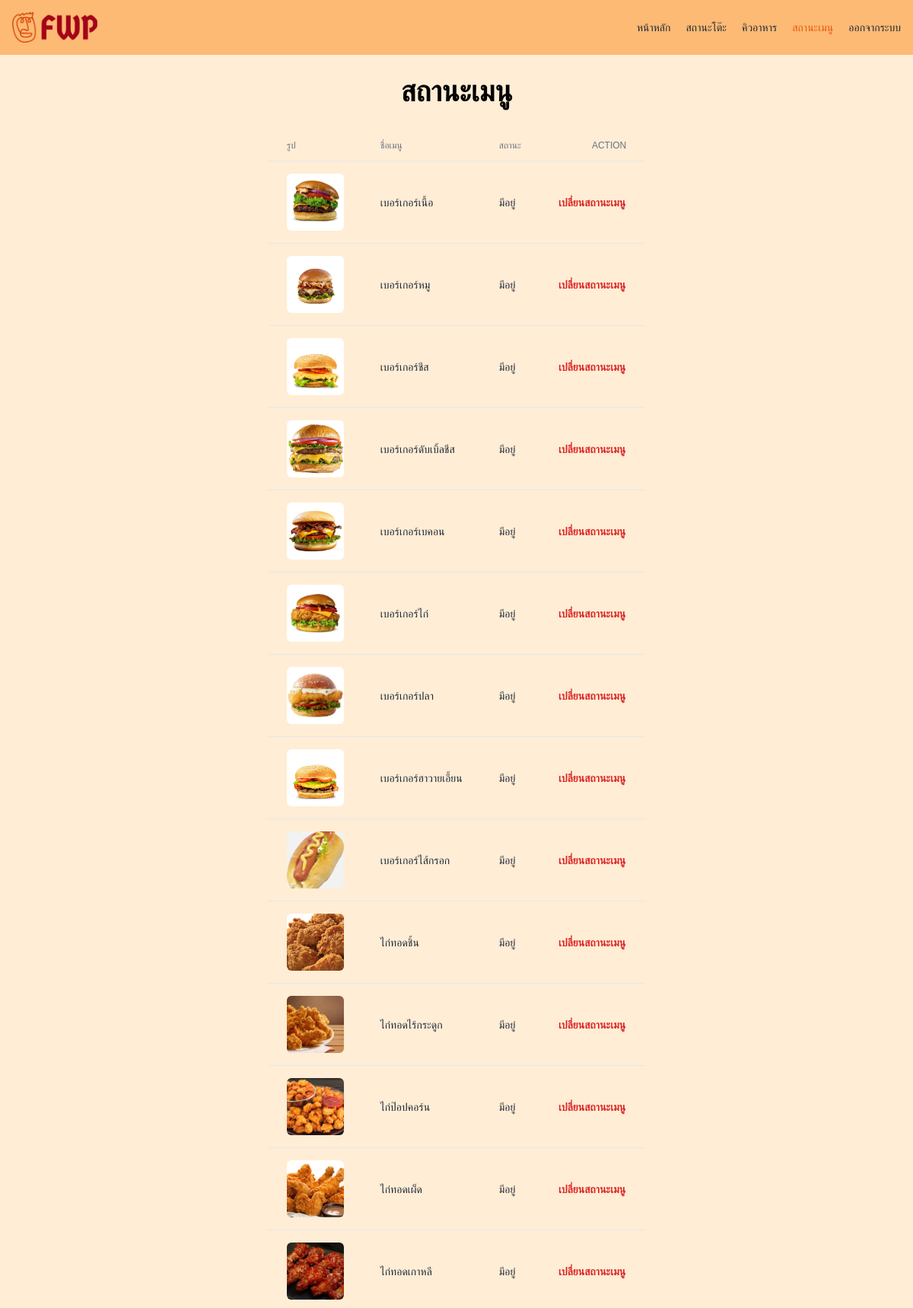
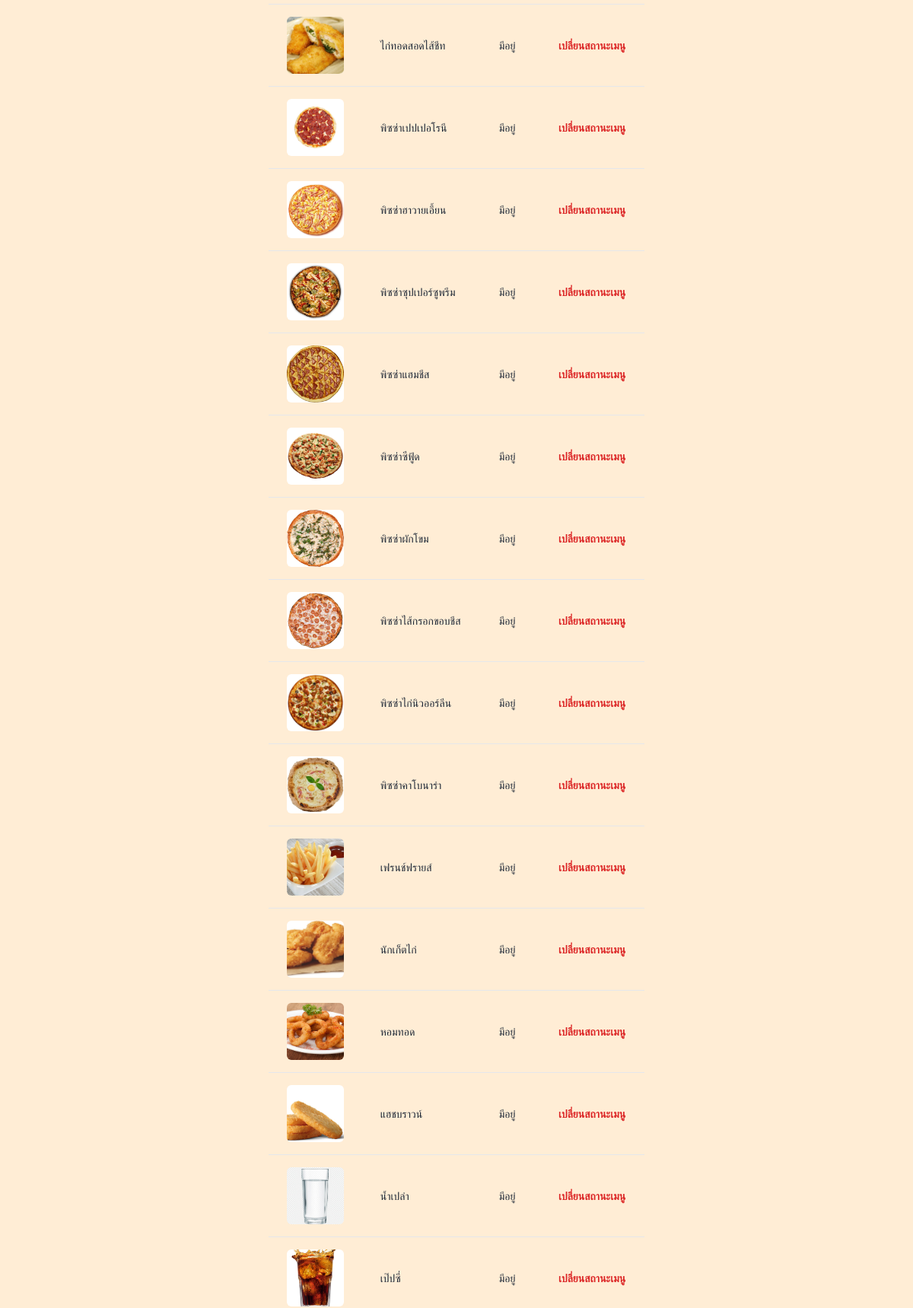
Screenshot of /menu_status.php (upper part) with the database file from the repository (2 pictures, top to bottom).
### tables this page shows
CREATE TABLE "menu" (
	"menu_no"	INTEGER,
	"menu_name"	TEXT,
	"description"	TEXT,
	"price"	INTEGER,
	"img_path"	TEXT,
	"stock"	TEXT CHECK("stock" IN ('มีอยู่', 'หมด')),
	PRIMARY KEY("menu_no")
);

### mngStatus.php (the view, shortened to what this page needs)
<?php
$db = new MyDB();
$sql = "SELECT * FROM menu;";
$ret = $db->query($sql);
if ($ret->numColumns() > 0) {
  while($row = $ret->fetchArray(SQLITE3_ASSOC) ) {
    echo "<tr class=\"hover:bg-orange-200\">
                  <td class=\"px-6 py-4 whitespace-nowrap text-sm font-medium text-gray-800\"><img class=\"object-cover h-[75px] w-[75px] rounded-md\" src=\"" . $row["img_path"] . "\"></td>
                  <td class=\"px-6 py-4 whitespace-nowrap text-sm text-gray-800\">" . $row["menu_name"] . "</td>
                  <td class=\"px-6 py-4 whitespace-nowrap text-sm text-gray-800\">" . $row["stock"] . "</td>
                  <td class=\"px-6 py-4 whitespace-nowrap text-end text-sm font-medium\">
                    <button id=\"" . $row["menu_no"] . "\" type=\"button\"
                      class=\"inline-flex items-center gap-x-2 text-sm font-semibold rounded-lg border border-transparent text-red-600 hover:text-red-800 disabled:opacity-50 disabled:pointer-events-none\">เปลี่ยนสถานะเมนู</button>
                  </td>
                </tr>";
  }
}

### menu_status.php (shortened to what this page needs)
<!DOCTYPE html>
<html lang="en">
<head>
  <link rel="stylesheet" href="style.css">
</head>
<body class="bg-orange-100">
  <header class="flex flex-wrap sm:justify-start sm:flex-nowrap z-50 w-full bg-orange-300 text-sm py-4">
    <nav class="max-w-[85rem] w-full mx-auto px-4 sm:flex sm:items-center sm:justify-between" aria-label="Global">
      <div class="flex items-center justify-between">
        <a class="flex-none text-xl font-semibold" href="main_staff.php"><img src="public/fwp-logo-color.png"
            class="w-auto h-[40px]"></a>
      </div>
      <div id="collapse" class="hidden overflow-hidden transition-all duration-300 basis-full grow sm:block">
        <div class="flex flex-col gap-5 mt-5 sm:flex-row sm:items-center sm:justify-end sm:mt-0 sm:ps-5">
          <a class="font-medium text-gray-800 hover:text-gray-400" href="main_staff.php">หน้าหลัก</a>
          <a class="font-medium text-gray-800 hover:text-gray-400" href="table_status.php">สถานะโต๊ะ</a>
          <a class="font-medium text-gray-800 hover:text-gray-400" href="queue.php">คิวอาหาร</a>
          <a class="font-medium text-orange-600" href="#" aria-current="page" href="#">สถานะเมนู</a>
          <form action="logout.php" method="post">
            <input type="submit" value="ออกจากระบบ"
              class="font-medium text-gray-800 hover:text-gray-400 hover:cursor-pointer">
          </form>
        </div>
      </div>
    </nav>
  </header>
  <div>
    <h1 class="font-bold text-[32px] text-center mt-5 sm:text-[38px]">สถานะเมนู</h1>
    <div class="w-[100vw] flex flex-col">
      <div class="overflow-x-hidden mx-auto my-4">
        <div class="p-1.5 min-w-full inline-block align-middle">
          <div class="overflow-hidden">
            <table class="min-w-full divide-y divide-gray-200 rounded-md">
              <thead>
                <tr>
                  <th scope="col" class="px-6 py-3 text-start text-xs font-medium text-gray-500 uppercase">รูป</th>
                  <th scope="col" class="px-6 py-3 text-start text-xs font-medium text-gray-500 uppercase">ชื่อเมนู</th>
                  <th scope="col" class="px-6 py-3 text-start text-xs font-medium text-gray-500 uppercase">สถานะ</th>
                  <th scope="col" class="px-6 py-3 text-end text-xs font-medium text-gray-500 uppercase">Action</th>
                </tr>
              </thead>
              <tbody class="divide-y divide-gray-200 ">
                <?php
                  require "mngStatus.php"
                ?>
              </tbody>
            </table>
          </div>
        </div>
      </div>
    </div>
  </div>
</body>
</html>

### rows the page displays
menu: shows a picture, menu_name "เบอร์เกอร์เนื้อ", stock "มีอยู่"
menu: shows a picture, menu_name "เบอร์เกอร์หมู", stock "มีอยู่"
menu: shows a picture, menu_name "เบอร์เกอร์ชีส", stock "มีอยู่"
menu: shows a picture, menu_name "เบอร์เกอร์ดับเบิ้ลชีส", stock "มีอยู่"
menu: shows a picture, menu_name "เบอร์เกอร์เบคอน", stock "มีอยู่"
menu: shows a picture, menu_name "เบอร์เกอร์ไก่", stock "มีอยู่"
menu: shows a picture, menu_name "เบอร์เกอร์ปลา", stock "มีอยู่"
menu: shows a picture, menu_name "เบอร์เกอร์ฮาวายเอี้ยน", stock "มีอยู่"
menu: shows a picture, menu_name "เบอร์เกอร์ไส้กรอก", stock "มีอยู่"
menu: shows a picture, menu_name "ไก่ทอดชิ้น", stock "มีอยู่"
menu: shows a picture, menu_name "ไก่ทอดไร้กระดูก", stock "มีอยู่"
menu: shows a picture, menu_name "ไก่ป๊อปคอร์น", stock "มีอยู่"
menu: shows a picture, menu_name "ไก่ทอดเผ็ด", stock "มีอยู่"
menu: shows a picture, menu_name "ไก่ทอดเกาหลี", stock "มีอยู่"
menu: shows a picture, menu_name "ไก่ทอดสอดไส้ชีท", stock "มีอยู่"
menu: shows a picture, menu_name "พิซซ่าเปปเปอโรนี", stock "มีอยู่"
menu: shows a picture, menu_name "พิซซ่าฮาวายเอี้ยน", stock "มีอยู่"
menu: shows a picture, menu_name "พิซซ่าซุปเปอร์ซูพรีม", stock "มีอยู่"
menu: shows a picture, menu_name "พิซซ่าแฮมชีส", stock "มีอยู่"
menu: shows a picture, menu_name "พิซซ่าซีฟู้ด", stock "มีอยู่"
menu: shows a picture, menu_name "พิซซ่าผักโขม", stock "มีอยู่"
menu: shows a picture, menu_name "พิซซ่าไส้กรอกขอบชีส", stock "มีอยู่"
menu: shows a picture, menu_name "พิซซ่าไก่นิวออร์ลีน", stock "มีอยู่"
menu: shows a picture, menu_name "พิซซ่าคาโบนาร่า", stock "มีอยู่"
menu: shows a picture, menu_name "เฟรนช์ฟรายส์", stock "มีอยู่"
menu: shows a picture, menu_name "นักเก็ตไก่", stock "มีอยู่"
menu: shows a picture, menu_name "หอมทอด", stock "มีอยู่"
menu: shows a picture, menu_name "แฮชบราวน์", stock "มีอยู่"
menu: shows a picture, menu_name "น้ำเปล่า", stock "มีอยู่"
menu: shows a picture, menu_name "เป๊ปซี่", stock "มีอยู่"
